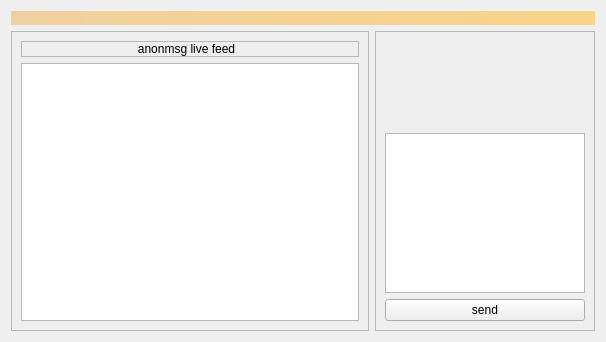
<?xml version="1.0" encoding="UTF-8"?>
<ui version="4.0">
 <class>AnonmsgPage</class>
 <widget class="QWidget" name="AnonmsgPage">
  <property name="geometry">
   <rect>
    <x>0</x>
    <y>0</y>
    <width>606</width>
    <height>342</height>
   </rect>
  </property>
  <property name="windowTitle">
   <string>Form</string>
  </property>
  <layout class="QVBoxLayout" name="topLayout">
   <item>
    <widget class="QLabel" name="labelAlerts">
     <property name="visible">
      <bool>false</bool>
     </property>
     <property name="styleSheet">
      <string notr="true">QLabel { background-color: qlineargradient(x1: 0, y1: 0, x2: 1, y2: 0, stop:0 #F0D0A0, stop:1 #F8D488); color:#000000; }</string>
     </property>
     <property name="wordWrap">
      <bool>true</bool>
     </property>
     <property name="margin">
      <number>3</number>
     </property>
     <property name="textInteractionFlags">
      <set>Qt::TextSelectableByMouse</set>
     </property>
    </widget>
   </item>
   <item>
    <layout class="QHBoxLayout" name="horizontalLayout" stretch="1,0">
     <item>
      <layout class="QVBoxLayout" name="verticalLayout_2">
       <item>
        <widget class="QFrame" name="frame">
         <property name="frameShape">
          <enum>QFrame::StyledPanel</enum>
         </property>
         <property name="frameShadow">
          <enum>QFrame::Raised</enum>
         </property>
         <layout class="QVBoxLayout" name="verticalLayout_4">
          <item>
           <widget class="QFrame" name="frame_3">
            <property name="minimumSize">
             <size>
              <width>0</width>
              <height>16</height>
             </size>
            </property>
            <property name="frameShape">
             <enum>QFrame::StyledPanel</enum>
            </property>
            <property name="frameShadow">
             <enum>QFrame::Raised</enum>
            </property>
            <widget class="QLabel" name="label">
             <property name="geometry">
              <rect>
               <x>0</x>
               <y>0</y>
               <width>331</width>
               <height>16</height>
              </rect>
             </property>
             <property name="text">
              <string>anonmsg live feed</string>
             </property>
             <property name="alignment">
              <set>Qt::AlignCenter</set>
             </property>
            </widget>
           </widget>
          </item>
          <item>
           <layout class="QHBoxLayout" name="horizontalLayout_4">
            <item>
             <widget class="QTextEdit" name="textEdit">
              <property name="acceptDrops">
               <bool>false</bool>
              </property>
              <property name="inputMethodHints">
               <set>Qt::ImhMultiLine</set>
              </property>
              <property name="undoRedoEnabled">
               <bool>false</bool>
              </property>
              <property name="readOnly">
               <bool>false</bool>
              </property>
              <property name="acceptRichText">
               <bool>false</bool>
              </property>
             </widget>
            </item>
           </layout>
          </item>
         </layout>
        </widget>
       </item>
      </layout>
     </item>
     <item>
      <layout class="QVBoxLayout" name="verticalLayout_3">
       <item>
        <widget class="QFrame" name="frame_2">
         <property name="minimumSize">
          <size>
           <width>200</width>
           <height>0</height>
          </size>
         </property>
         <property name="frameShape">
          <enum>QFrame::StyledPanel</enum>
         </property>
         <property name="frameShadow">
          <enum>QFrame::Raised</enum>
         </property>
         <layout class="QVBoxLayout" name="verticalLayout">
          <item>
           <layout class="QVBoxLayout" name="verticalLayout_6">
            <item>
             <spacer name="verticalSpacer">
              <property name="orientation">
               <enum>Qt::Vertical</enum>
              </property>
              <property name="sizeHint" stdset="0">
               <size>
                <width>20</width>
                <height>40</height>
               </size>
              </property>
             </spacer>
            </item>
            <item>
             <widget class="QTextEdit" name="textEdit_2">
              <property name="maximumSize">
               <size>
                <width>200</width>
                <height>160</height>
               </size>
              </property>
             </widget>
            </item>
            <item>
             <widget class="QPushButton" name="sendButton">
              <property name="text">
               <string>send</string>
              </property>
             </widget>
            </item>
           </layout>
          </item>
         </layout>
        </widget>
       </item>
      </layout>
     </item>
    </layout>
   </item>
  </layout>
 </widget>
 <resources/>
 <connections/>
</ui>
